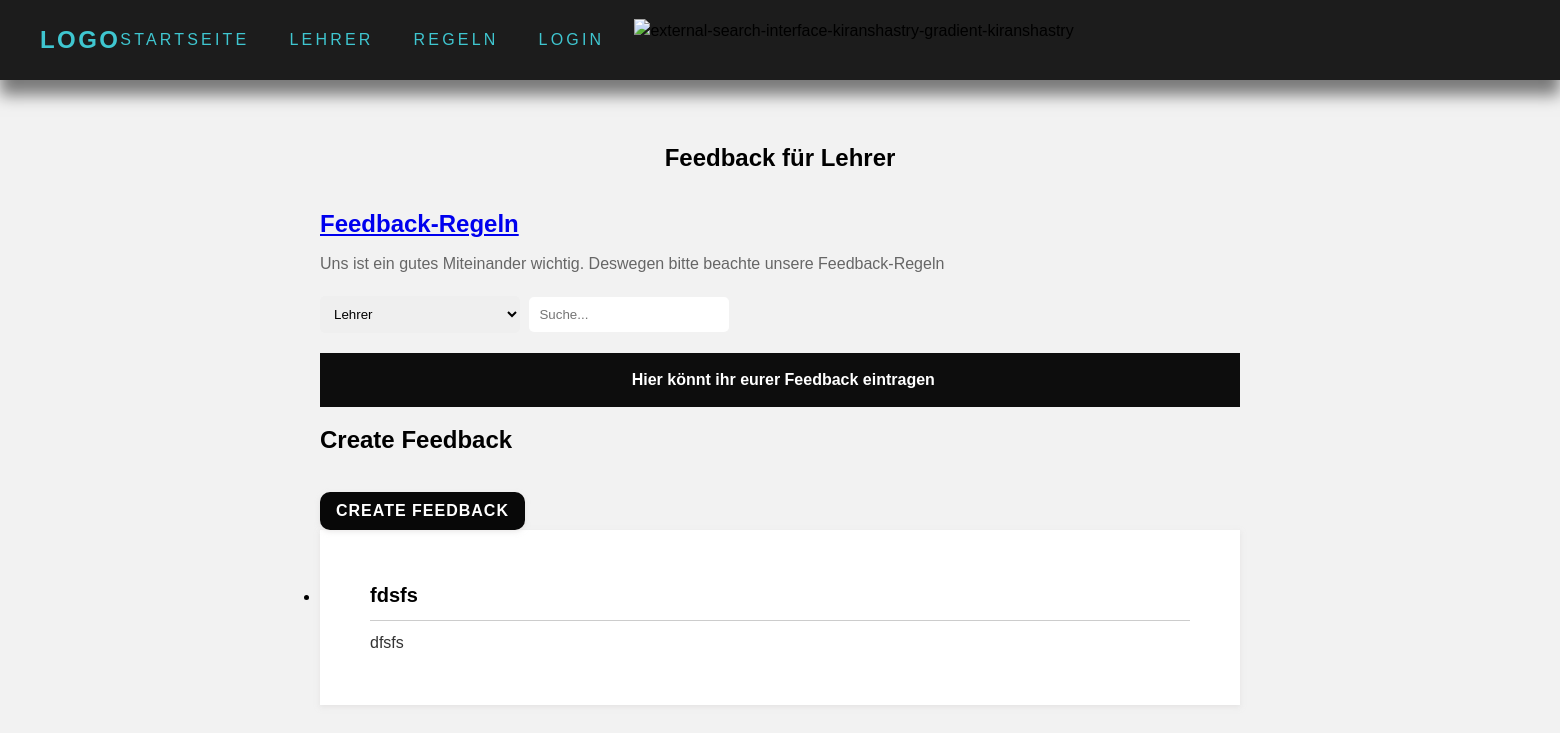
Page /lehrer/ on the earlier database version.
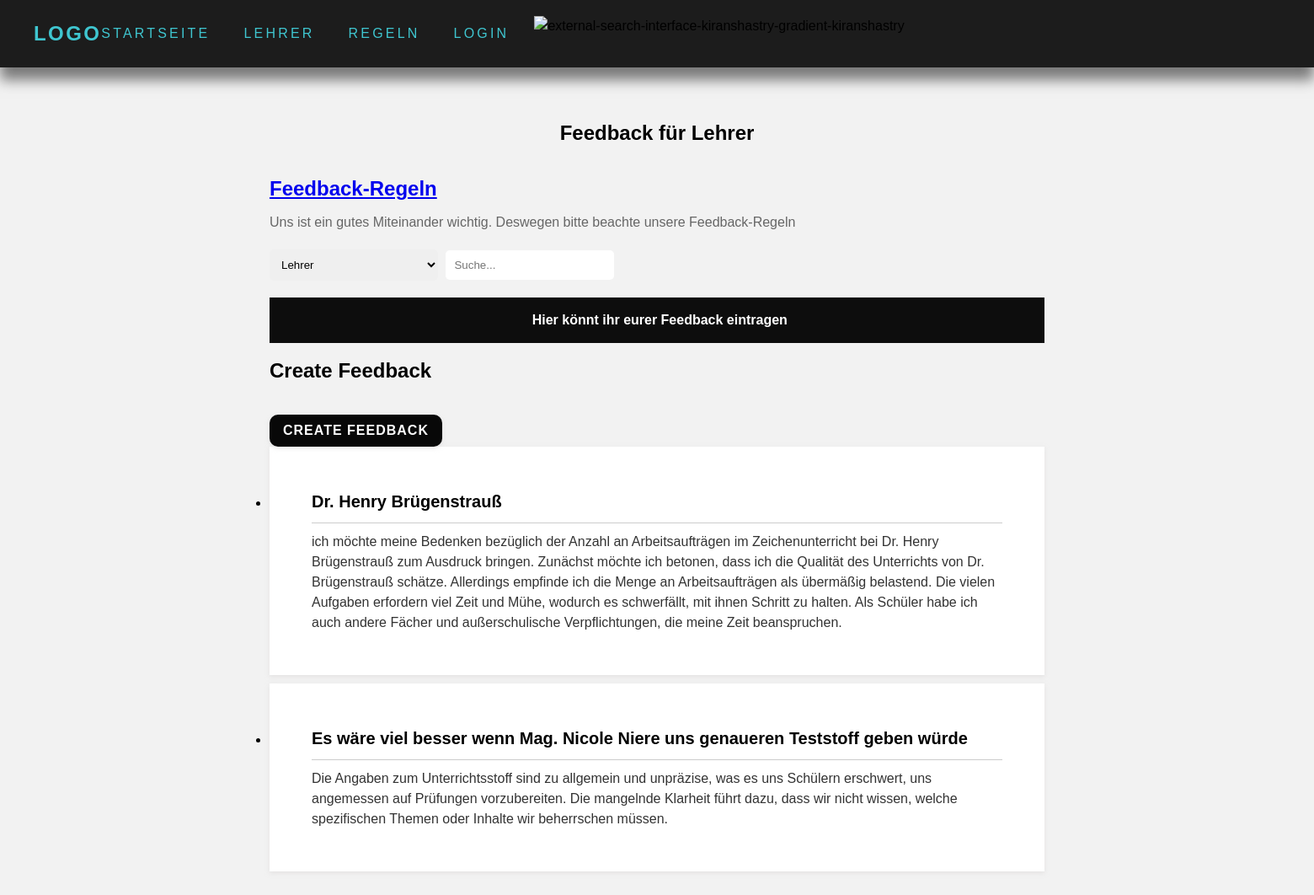
Same page on the later database version.
### lehrer/models.py (models this page shows, shortened)
class Feedback(models.Model):
    title = models.CharField(max_length=200)
    content = models.TextField(validators=[MinLengthValidator(15)])
    pub_date = models.DateTimeField(auto_now_add=True) ## wird nicht angezeigt Xd?

### lehrer/views.py (the view)
# urls.py: path('lehrer/',include('lehrer.urls')),
def lehrer(request):
    all_feedback = Feedback.objects.all()
    if request.method == 'POST':
            title = request.POST['title']
            content = request.POST['content']
            feedback = Feedback(title=title, content=content)
            feedback.save()
    return render(request, 'forum_app/lehrer.html', {'feedback': all_feedback})

### templates/forum_app/lehrer.html (shortened to what this page needs)
{% load static %}
<!DOCTYPE html>
<html lang="en">
<head>
    <link href="{% static 'lehrer.css' %}" rel="stylesheet">
</head>
<body>
    <header>
                <a href ="{% url 'index' %}" class="logo"> Logo </a>
        <div class="nav">
          <ul class="navigation">
            <li><a href="{% url 'index' %}">Startseite</a></li>
            <li><a href="{% url 'lehrer' %}">Lehrer</a></li>
            <li><a href="{% url 'rules' %}">Regeln</a></li>
            <li><a href="{% url 'login' %}">Login</a></li>
          </ul>
          <div class="search">
            <span class="icon">
            <img name="search-outline" class="searchBtn" width="32" height="32" src="https://img.icons8.com/external-kiranshastry-gradient-kiranshastry/64/external-search-interface-kiranshastry-gradient-kiranshastry.png" alt="external-search-interface-kiranshastry-gradient-kiranshastry"/>
          </span>
          </div>
        </div>
    </header>
    <div class="container">
        <div class="Feedbackforum">
            <div class="Feedbackforum-title">
                <h1>Feedback für Lehrer</h1>
            </div>
            <div class="Feedbackforum-row">
                <div class="Feedbackforum-regeln">
                    <h1><a href="rules/">Feedback-Regeln</a></h1>
                    <p>Uns ist ein gutes Miteinander wichtig. Deswegen bitte beachte unsere Feedback-Regeln</p>
                </div>
            </div>
        </div>
        <div class="search-box">
            <div>
                <select name="" id="">
                    <option value="Lehrer">Lehrer</option>
                </select>
                <input type="text" name="q" id="" placeholder="Suche...">
            </div>
        </div>
        <div class="feedback-table">
            <div class="Feedbackgrund">Hier könnt ihr eurer Feedback eintragen</div>
        </div>
        <h1>Create Feedback</h1>
        <button id="create-feedback-btn" onclick="showFeedbackForm()">Create Feedback</button>
        <ul class="feedback-list">
            {% for feedback in feedback %}
                <li>
                    <article class="feedback">
                        <div>
                            <h3>{{ feedback.title }}</h3>
                            <p>{{ feedback.content }}</p>
                        </div>
                    </article>
                </li>
            {% endfor %}
        </ul>
    </div>
</body>
</html>

Differences in the rows shown:
removed Feedback: title "fdsfs", content "dfsfs"
added Feedback: title "Dr. Henry Brügenstrauß", content "ich möchte meine Bedenken bezüglich der Anzahl an Arbeitsaufträgen im Zeichenunterricht bei Dr. Henry Brügenstrauß zum Ausdruck bringen. Zunächst möchte ich betonen, dass ich die Qualität des Unterrichts von Dr. Brügenstrauß schätze. Allerdings empfinde ich die Menge an Arbeitsaufträgen als übermäßig belastend. Die vielen Aufgaben erfordern viel Zeit und Mühe, wodurch es schwerfällt, mit ihnen Schritt zu halten. Als Schüler habe ich auch andere Fächer und außerschulische Verpflichtungen, die meine Zeit beanspruchen."
added Feedback: title "Es wäre viel besser wenn Mag. Nicole Niere uns genaueren Teststoff geben würde", content "Die Angaben zum Unterrichtsstoff sind zu allgemein und unpräzise, was es uns Schülern erschwert, uns angemessen auf Prüfungen vorzubereiten. Die mangelnde Klarheit führt dazu, dass wir nicht wissen, welche spezifischen Themen oder Inhalte wir beherrschen müssen."
